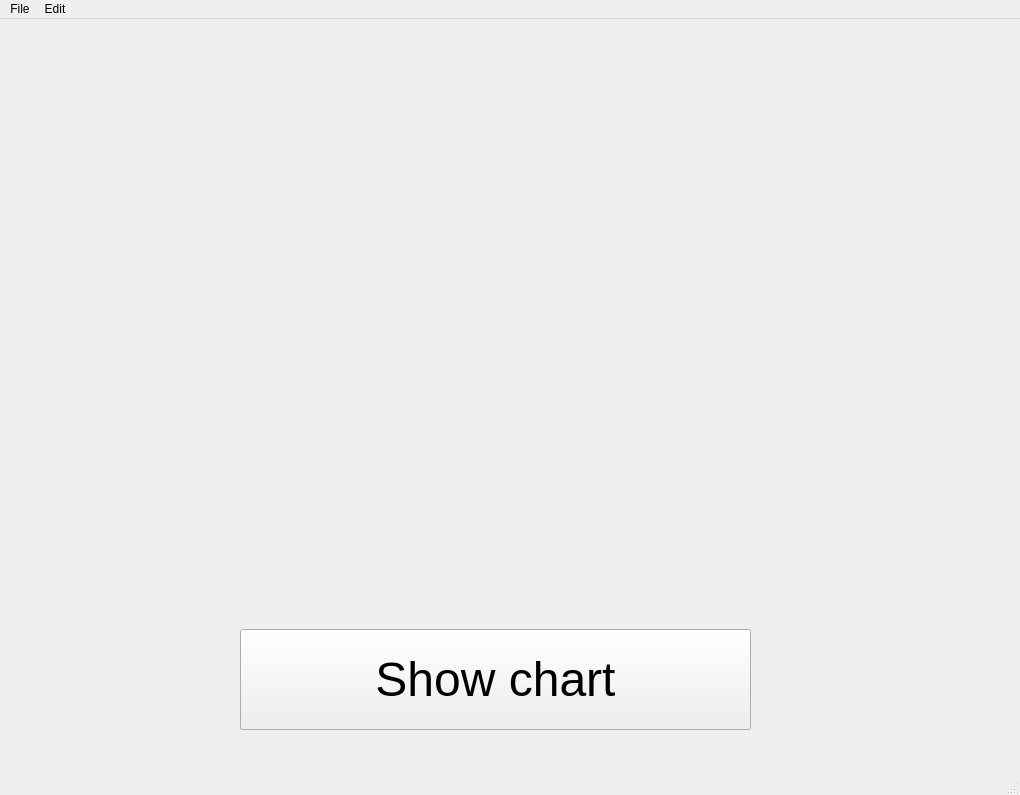
<?xml version="1.0" encoding="UTF-8"?>
<ui version="4.0">
 <class>MainWindow</class>
 <widget class="QMainWindow" name="MainWindow">
  <property name="geometry">
   <rect>
    <x>0</x>
    <y>0</y>
    <width>1020</width>
    <height>795</height>
   </rect>
  </property>
  <property name="windowTitle">
   <string>MainWindow</string>
  </property>
  <widget class="QWidget" name="centralwidget">
   <widget class="QLabel" name="chart">
    <property name="geometry">
     <rect>
      <x>110</x>
      <y>50</y>
      <width>761</width>
      <height>461</height>
     </rect>
    </property>
    <property name="font">
     <font>
      <pointsize>36</pointsize>
     </font>
    </property>
    <property name="text">
     <string/>
    </property>
    <property name="pixmap">
     <pixmap>../../wallpapers/nebula_purple.jpg</pixmap>
    </property>
    <property name="scaledContents">
     <bool>true</bool>
    </property>
   </widget>
   <widget class="QPushButton" name="showChartButton">
    <property name="geometry">
     <rect>
      <x>240</x>
      <y>610</y>
      <width>511</width>
      <height>101</height>
     </rect>
    </property>
    <property name="font">
     <font>
      <pointsize>36</pointsize>
     </font>
    </property>
    <property name="text">
     <string>Show chart</string>
    </property>
   </widget>
  </widget>
  <widget class="QMenuBar" name="menubar">
   <property name="geometry">
    <rect>
     <x>0</x>
     <y>0</y>
     <width>1020</width>
     <height>30</height>
    </rect>
   </property>
   <widget class="QMenu" name="menuFile">
    <property name="title">
     <string>File</string>
    </property>
    <addaction name="actionNew"/>
    <addaction name="actionSave"/>
   </widget>
   <widget class="QMenu" name="menuEdit">
    <property name="title">
     <string>Edit</string>
    </property>
    <addaction name="actionCopy"/>
    <addaction name="actionPaste"/>
   </widget>
   <addaction name="menuFile"/>
   <addaction name="menuEdit"/>
  </widget>
  <widget class="QStatusBar" name="statusbar"/>
  <action name="actionNew">
   <property name="text">
    <string>New</string>
   </property>
   <property name="statusTip">
    <string>Create a new file</string>
   </property>
   <property name="shortcut">
    <string>Ctrl+N</string>
   </property>
  </action>
  <action name="actionSave">
   <property name="text">
    <string>Save</string>
   </property>
   <property name="statusTip">
    <string>Save a file</string>
   </property>
   <property name="shortcut">
    <string>Ctrl+S</string>
   </property>
  </action>
  <action name="actionCopy">
   <property name="text">
    <string>Copy</string>
   </property>
   <property name="statusTip">
    <string>Copy</string>
   </property>
   <property name="shortcut">
    <string>Ctrl+C</string>
   </property>
  </action>
  <action name="actionPaste">
   <property name="text">
    <string>Paste</string>
   </property>
   <property name="statusTip">
    <string>Paste</string>
   </property>
  </action>
 </widget>
 <resources/>
 <connections/>
</ui>
